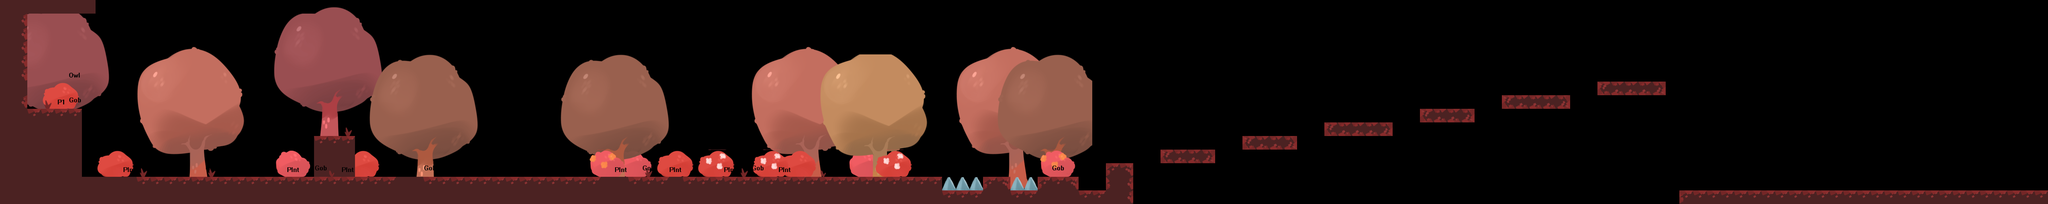

A 2D game scene composited from a Tiled map and its tileset images. What follows is a short description and the map's XML, with each tile layer's data collapsed to a summary:
An orthogonal 150x15 tile map with 40x40 px tiles, 5 tile layers (Bg1, Bg2, Bg3, Solid Tiles, ...).

<map version="1.0" orientation="orthogonal" renderorder="right-down" width="150" height="15" tilewidth="40" tileheight="40" nextobjectid="1">
 <tileset firstgid="1" name="Tileset" tilewidth="40" tileheight="40" tilecount="540">
  <image source="../images/tileset.png" width="1800" height="480" />
 </tileset>
 <layer name="Bg1" width="150" height="15">
  <data>[2250 cells, 375 non-empty, 160 distinct tile ids]</data>
 </layer>
 <layer name="Bg2" width="150" height="15">
  <data>[2250 cells, 308 non-empty, 156 distinct tile ids]</data>
 </layer>
 <layer name="Bg3" width="150" height="15">
  <data>[2250 cells, 37 non-empty, 14 distinct tile ids]</data>
 </layer>
 <layer name="Solid Tiles" width="150" height="15">
  <data>[2250 cells, 266 non-empty, 9 distinct tile ids]</data>
 </layer>
 <layer name="PCs" width="150" height="15">
  <data>[2250 cells, 38 non-empty, 6 distinct tile ids]</data>
 </layer>
</map>